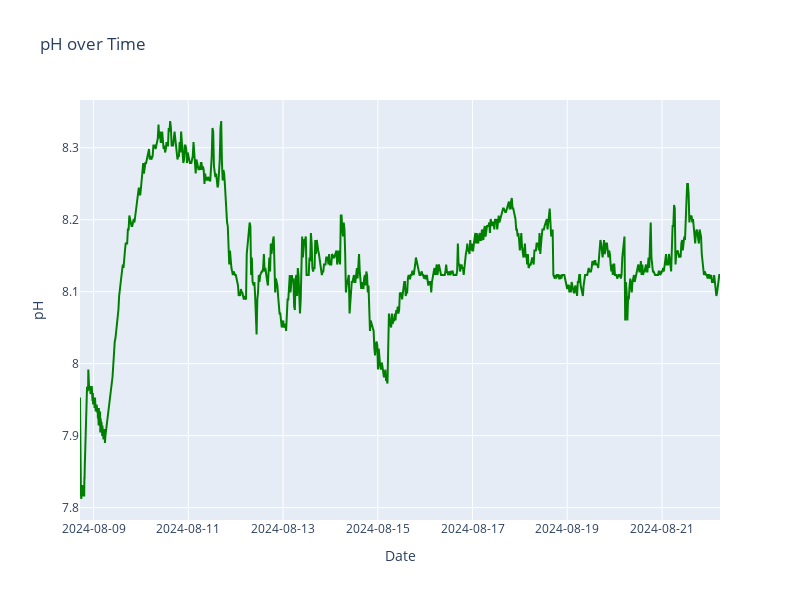

This figure's notebook cell:
### Code cell
fig2 = go.Figure()


fig2.add_trace(go.Scatter(x=df['ts'], y=df['pH'], mode='lines', name='pH', line=dict(color='green')))


fig2.update_layout(
    title='pH over Time',
    xaxis_title='Date',
    yaxis_title='pH',
    xaxis_tickformat='%Y-%m-%d',
    height=600,
    width=800
)


fig2.show()

### Figure 1 — Plotly figure (JSON) as saved in the notebook; plotly's stock layout.template omitted (floating-point values rounded to 4 significant figures; data arrays with more than 128 entries replaced by an {"elided": "..."} marker saying what was removed)
{"data": [{"line": {"color": "green"}, "mode": "lines", "name": "pH", "type": "scatter", "x": {"elided": "962 str values"}, "y": {"elided": "962 float values"}}], "layout": {"height": 600, "title": {"text": "pH over Time"}, "width": 800, "xaxis": {"tickformat": "%Y-%m-%d", "title": {"text": "Date"}}, "yaxis": {"title": {"text": "pH"}}}}
